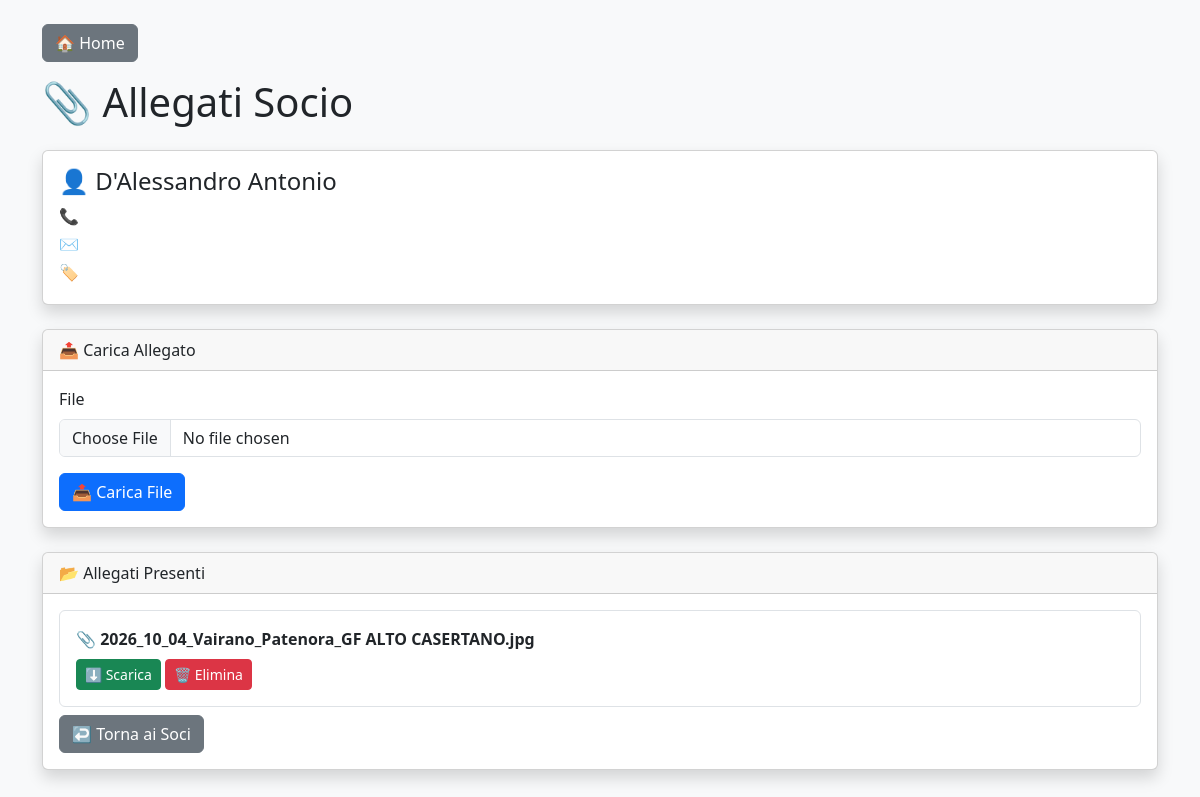
The page /soci/allegati/2 (signed in) on the database its author committed.
### tables this page shows
CREATE TABLE "soci" (
	"id"	INTEGER,
	"nome"	TEXT,
	"cognome"	TEXT,
	"telefono"	TEXT,
	"email"	TEXT,
	"categoria"	TEXT,
	"note"	TEXT,
	PRIMARY KEY("id" AUTOINCREMENT)
);

CREATE TABLE allegati_soci (
    id INTEGER PRIMARY KEY AUTOINCREMENT,
    socio_id INTEGER,
    nome_file TEXT,
    percorso_file TEXT
);

### app.py (the view)
@app.route("/soci/allegati/<int:socio_id>")
@login_required
def allegati_socio(socio_id):
    conn = get_connection()
    cursor = conn.cursor()
    cursor.execute("""
    SELECT *
    FROM soci
    WHERE id = ?
    """, (
        socio_id,
    ))
    socio = cursor.fetchone()
    cursor.execute("""
    SELECT *
    FROM allegati_soci
    WHERE socio_id = ?
    ORDER BY nome_file
    """, (
        socio_id,
    ))
    allegati = cursor.fetchall()
    conn.close()
    return render_template(
        "allegati_socio.html",
        socio=socio,
        allegati=allegati
    )

### app.py (called while the page is built)
def login_required(f):
    @wraps(f)
    def decorated_function(*args, **kwargs):
        if "utente_id" not in session:
            return redirect("/login")
        return f(*args, **kwargs)
    return decorated_function

### database.py (called while the page is built)
def get_connection():
    database_url = os.getenv("DATABASE_URL")
    if database_url:
        return _connect(database_url)
    conn = sqlite3.connect(DB_PATH)
    conn.row_factory = sqlite3.Row
    return conn

### templates/allegati_socio.html
{% extends "base.html" %}
{% block content %}
<h1 class="mb-4">
    📎 Allegati Socio
</h1>
<div class="card shadow mb-4">
    <div class="card-body">
        <h4>
            👤 {{ socio["cognome"] }} {{ socio["nome"] }}
        </h4>
        <p class="mb-1">
            📞 {{ socio["telefono"] }}
        </p>
        <p class="mb-1">
            ✉️ {{ socio["email"] }}
        </p>
        <p class="mb-1">
            🏷️ {{ socio["categoria"] }}
        </p>
    </div>
</div>
<div class="card shadow mb-4">
    <div class="card-header">
        📤 Carica Allegato
    </div>
    <div class="card-body">
        <form
            method="POST"
            action="/soci/allegati/upload/{{ socio['id'] }}"
            enctype="multipart/form-data"
        >
            <div class="mb-3">
                <label for="file" class="form-label">File</label>
                <input
                    type="file"
                    id="file"
                    name="file"
                    class="form-control"
                    required
                >
            </div>
            <button
                type="submit"
                class="btn btn-primary"
            >
                📤 Carica File
            </button>
        </form>
    </div>
</div>
<div class="card shadow mb-4">
    <div class="card-header">
        📂 Allegati Presenti
    </div>
    <div class="card-body">
        {% if allegati %}
            {% for allegato in allegati %}
            <div class="border rounded p-3 mb-2">
                <strong>
                    📎 {{ allegato["nome_file"] }}
                </strong>
                <div class="mt-2">
                    <a
                        href="/soci/allegati/download/{{ allegato['id'] }}"
                        class="btn btn-success btn-sm"
                    >
                        ⬇️ Scarica
                    </a>
                    <a
                        href="/soci/allegati/elimina/{{ allegato['id'] }}"
                        class="btn btn-danger btn-sm"
                        onclick="return confirm('Sei sicuro di voler eliminare questo allegato?')"
                    >
                        🗑 Elimina
                    </a>
                </div>
        </div>
    {% endfor %}
{% else %}
    <div class="alert alert-info">
        Nessun allegato presente.
    </div>
{% endif %}
<a
    href="/soci"
    class="btn btn-secondary"
>
    ↩️ Torna ai Soci
</a>
    </div>
</div>
{% endblock %}

### rows shown on the page
soci: cognome "D'Alessandro", nome "Antonio"
allegati_soci: nome_file "2026_10_04_Vairano_Patenora_GF ALTO CASERTANO.jpg"
